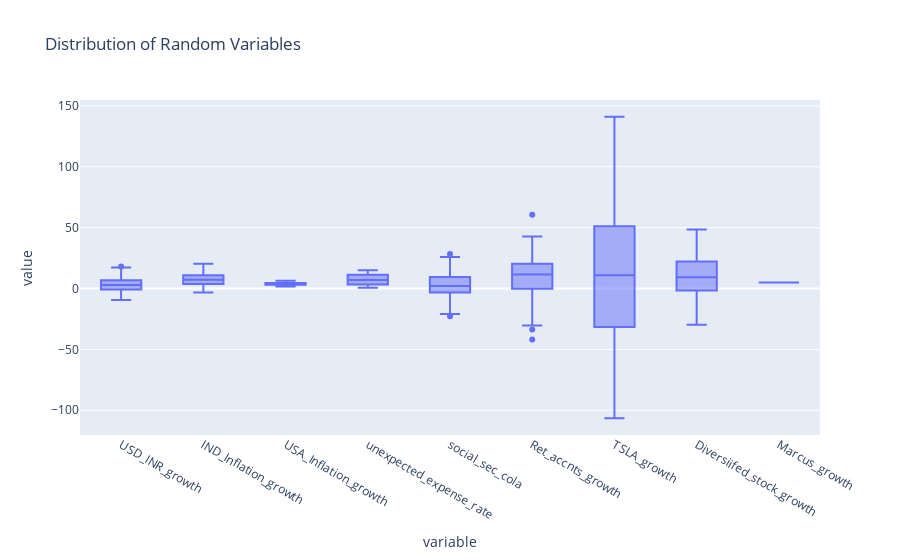
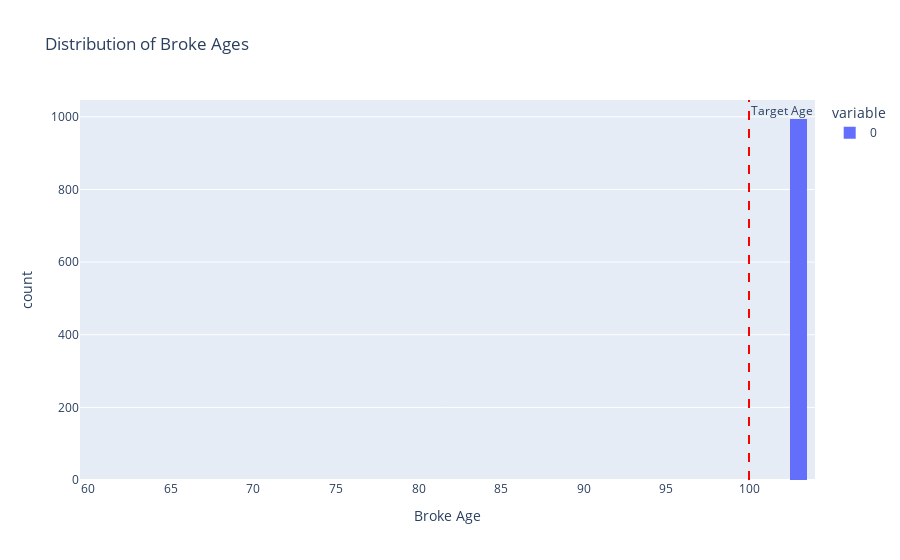

Write notebook code for charts like these, in order.
### Code cell
# SUMMARY STATISTICS

print('='*80)
print('RETIREMENT SIMULATION RESULTS')
print('='*80)
print(f'Number of simulations: {simulation_counts}')
print(f'Target survival age: {realistic_target_survival_age}')
print()
print('BROKE AGE STATISTICS:')
print(f'  Minimum broke age:    {np.min(broke_ages):.1f}')
print(f'  10th percentile:      {np.percentile(broke_ages, 10):.1f}')
print(f'  25th percentile:      {np.percentile(broke_ages, 25):.1f}')
print(f'  Median (50th %ile):   {np.median(broke_ages):.1f}')
print(f'  Mean broke age:       {np.mean(broke_ages):.1f}')
print(f'  75th percentile:      {np.percentile(broke_ages, 75):.1f}')
print(f'  90th percentile:      {np.percentile(broke_ages, 90):.1f}')
print(f'  Maximum broke age:    {np.max(broke_ages):.1f}')
print(f'  Std deviation:        {np.std(broke_ages):.2f}')
print()
failure_rate = sum(1 for age in broke_ages if age < realistic_target_survival_age) * 100 / simulation_counts
print(f'FAILURE RATE: {failure_rate:.1f}%')
print(f'  (Percentage of simulations where money ran out before age {realistic_target_survival_age})')
print()
success_rate = 100 - failure_rate
print(f'SUCCESS RATE: {success_rate:.1f}%')
print('='*80)

# Show distribution plots
random_var_box = px.box(rand_var_df, title="Distribution of Random Variables")
random_var_box.show()

broke_age_hist = px.histogram(broke_ages, nbins=50, title="Distribution of Broke Ages",
                               labels={'value': 'Broke Age', 'count': 'Frequency'})
broke_age_hist.add_vline(x=realistic_target_survival_age, line_dash="dash", 
                          line_color="red", annotation_text="Target Age")
broke_age_hist.show()

### Figure 1 — Plotly figure (JSON) as saved in the notebook; plotly's stock layout.template omitted (floating-point values rounded to 4 significant figures; data arrays with more than 128 entries replaced by an {"elided": "..."} marker saying what was removed)
{"data": [{"alignmentgroup": "True", "hovertemplate": "variable=%{x}<br>value=%{y}<extra></extra>", "legendgroup": "", "marker": {"color": "#636efa"}, "name": "", "notched": false, "offsetgroup": "", "orientation": "v", "showlegend": false, "type": "box", "x": {"elided": "639 str values"}, "x0": " ", "xaxis": "x", "y": {"elided": "639 float values"}, "y0": " ", "yaxis": "y"}], "layout": {"boxmode": "group", "legend": {"tracegroupgap": 0}, "title": {"text": "Distribution of Random Variables"}, "xaxis": {"anchor": "y", "domain": [0, 1], "title": {"text": "variable"}}, "yaxis": {"anchor": "x", "domain": [0, 1], "title": {"text": "value"}}}}

### Figure 2 — Plotly figure (JSON) as saved in the notebook; plotly's stock layout.template omitted (floating-point values rounded to 4 significant figures; data arrays with more than 128 entries replaced by an {"elided": "..."} marker saying what was removed)
{"data": [{"bingroup": "x", "hovertemplate": "variable=0<br>Broke Age=%{x}<br>count=%{y}<extra></extra>", "legendgroup": "0", "marker": {"color": "#636efa", "pattern": {"shape": ""}}, "name": "0", "nbinsx": 50, "orientation": "v", "showlegend": true, "type": "histogram", "x": {"elided": "1000 int values"}, "xaxis": "x", "yaxis": "y"}], "layout": {"annotations": [{"showarrow": false, "text": "Target Age", "x": 100, "xanchor": "left", "xref": "x", "y": 1, "yanchor": "top", "yref": "y domain"}], "barmode": "relative", "legend": {"title": {"text": "variable"}, "tracegroupgap": 0}, "shapes": [{"line": {"color": "red", "dash": "dash"}, "type": "line", "x0": 100, "x1": 100, "xref": "x", "y0": 0, "y1": 1, "yref": "y domain"}], "title": {"text": "Distribution of Broke Ages"}, "xaxis": {"anchor": "y", "domain": [0, 1], "title": {"text": "Broke Age"}}, "yaxis": {"anchor": "x", "domain": [0, 1], "title": {"text": "count"}}}}
